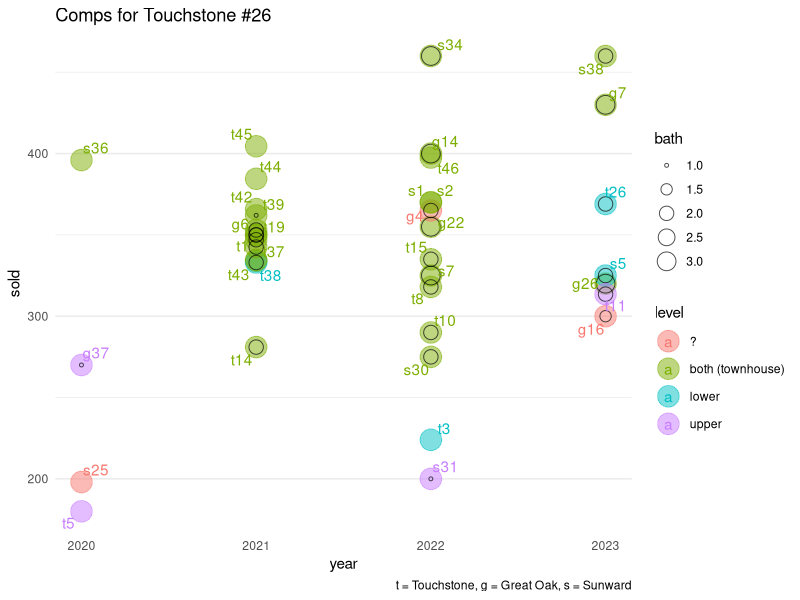

The R source for this figure:
## ---- chunk 1
knitr::opts_chunk$set(echo = TRUE)
library(tidyverse)
library(ggrepel)
## Sets defaults for R chunks
knitr::opts_chunk$set(echo = TRUE, # echo = TRUE means that code will show
                      cache = FALSE,
                      #cache = TRUE,
                      warning = FALSE,
                      message = FALSE,
                      fig.show="hold",
                      fig.pos= "htbp",
                      fig.path = "figs/",
                      fig.align='center',
                      fig.cap = '   ',
                      fig.retina = 3,
                      fig.height = 7,
                      fig.width = 4,
                      out.width = "100%",
                      out.extra = "")

theme_set(theme_minimal())
theme_update(plot.title = element_text(hjust=0.5,size=12))

# defaults for plots
library(ggplot2); theme_set(theme_minimal());
options(
  ggplot2.continuous.color = "viridis",
  ggplot2.continuous.fill = "viridis"
)
scale_color_discrete <- function(...){
  scale_color_viridis_d(..., direction = -1,
                        begin = 0, end = .6, option = "plasma")}
scale_fill_discrete <- function(...){
  scale_fill_viridis_d(..., direction = -1,
                       begin = 0, end = .6, option = "plasma")}

scale_color_continuous <- function(...){
  scale_color_viridis_c(..., direction = -1,
                        option = "plasma")}
scale_fill_continuous <- function(...){
  scale_fill_viridis_c(..., direction = -1,
                       option = "plasma")}


# Table formatting
replace_q <- function(x){
  x |> replace_na("?")
}

# Table formatting
library(kableExtra)
kablebox <- .  %>% 
  mutate_all(as.character) %>%
  mutate_all(replace_q) %>%
  slice_head(n = 100) %>%
  knitr::kable() %>%
  kable_styling() %>%
  scroll_box(height = "400px")
## ---- chunk 2
d <- read_csv("data/comps.csv")

d |> kablebox()



d |>
  distinct(unit, year, sold, level, bath) |>
  ggplot() + 
  aes(label = unit,
      x = year,
      #y = `net value`,
      y = sold,
      color = level) +
    geom_point(alpha = .5, size = 7) +
  geom_point(alpha = .7, aes(size = bath), color = "black", fill = NA, shape = 1) +
  geom_text_repel() +
  labs(title = "Comps for Touchstone #26",
       caption = "t = Touchstone, g = Great Oak, s = Sunward") + 
  theme(panel.grid.major.x = element_blank(),
        panel.grid.minor.x = element_blank())
